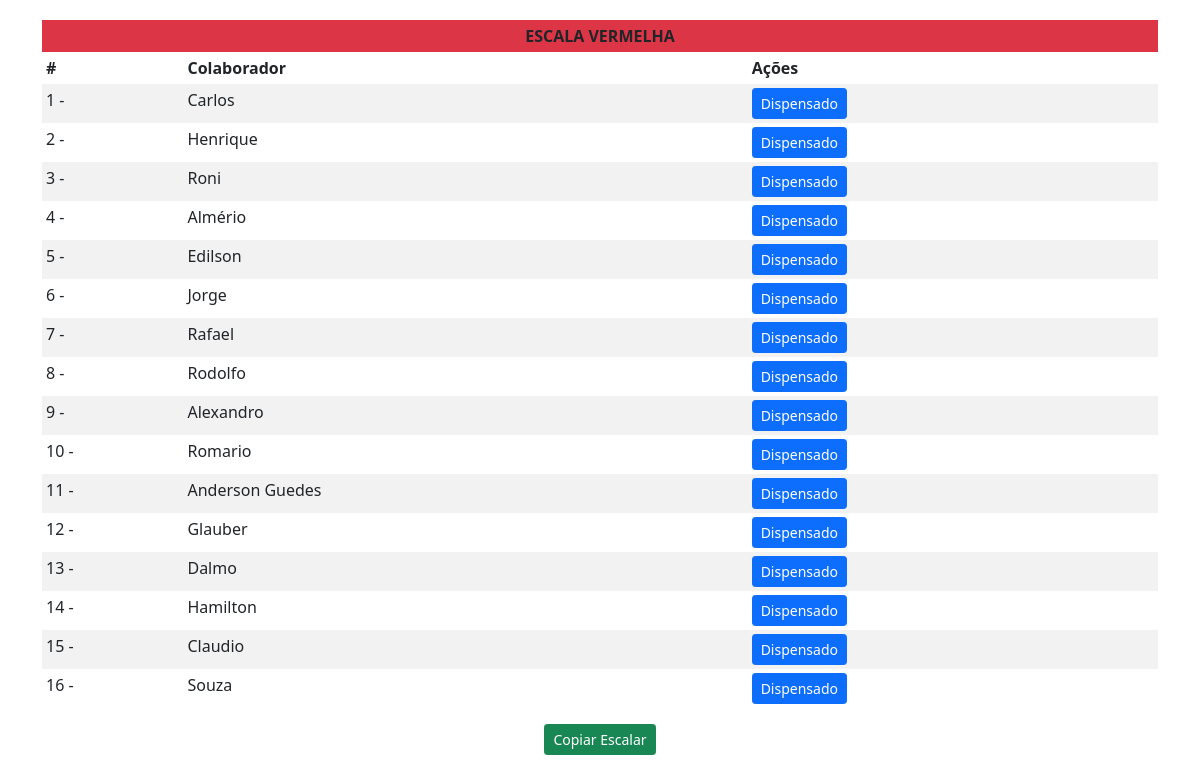
The app's page /escala_vermelha with its own data.
### main.py (models this page shows)
class User_Vermelha(db.Model):
    id = db.Column(db.Integer, primary_key=True)
    username = db.Column(db.String, unique=True, nullable=False)
    ultima_dispensa = db.Column(db.DateTime)
    def to_dict(self):
        return {
            'id': self.id,
            'username': self.username,
            'data_ultima_dispensa': self.ultima_dispensa.strftime('%d-%m-%Y') if self.ultima_dispensa else None
        }

### main.py (the view)
@app.route('/escala_vermelha')
def escala_vermelha():
    users_vermelha = [user.to_dict() for user in User_Vermelha.query.order_by(User_Vermelha.ultima_dispensa).all()]
    return render_template('escala_vermelha.html', users=users_vermelha)

### templates/escala_vermelha.html (shortened to what this page needs)
{% extends "base.html" %}
{% block content %}
<div class="container" style="padding-top: 20px;">
    <div class="row">
        <div class="col-12">
            <table class="table table-borderless table-sm table-striped">
                <thead>
                    <tr>
                        <th colspan="3" class="text-center" style="background-color: #dc3545;"> ESCALA VERMELHA </th>
                    </tr>
                    <tr>
                        <th>#</th>
                        <th>Colaborador</th>
                        <th>Ações</th>
                    </tr>
                </thead>
                <tbody>
                    {% for user in users|sort(attribute='data_ultima_dispensa') %}
                    <tr>
                        <td>{{ loop.index }} - </td>
                        <td>{{ user.username }}</td>
                        <td>
                            <button type="button" class="btn btn-primary btn-sm"
                                onclick="window.location.href='{{ url_for('liberar_vermelho', user_id=user.id) }}'">
                                Dispensado
                            </button>
                        </td>
                    </tr>
                    {% endfor %}
                </tbody>
            </table>
        </div>
        <div class="col-12 d-flex justify-content-center">
            <button class="btn btn-success btn-sm" onclick="copyTableToClipboard()">Copiar Escalar</button>
        </div>
    </div>
</div>
{% endblock  %}

### records on screen
User_Vermelha: username "Carlos"
User_Vermelha: username "Henrique"
User_Vermelha: username "Roni"
User_Vermelha: username "Almério"
User_Vermelha: username "Edilson"
User_Vermelha: username "Jorge"
User_Vermelha: username "Rafael"
User_Vermelha: username "Rodolfo"
User_Vermelha: username "Alexandro"
User_Vermelha: username "Romario"
User_Vermelha: username "Anderson Guedes"
User_Vermelha: username "Glauber"
User_Vermelha: username "Dalmo"
User_Vermelha: username "Hamilton"
User_Vermelha: username "Claudio"
User_Vermelha: username "Souza"
